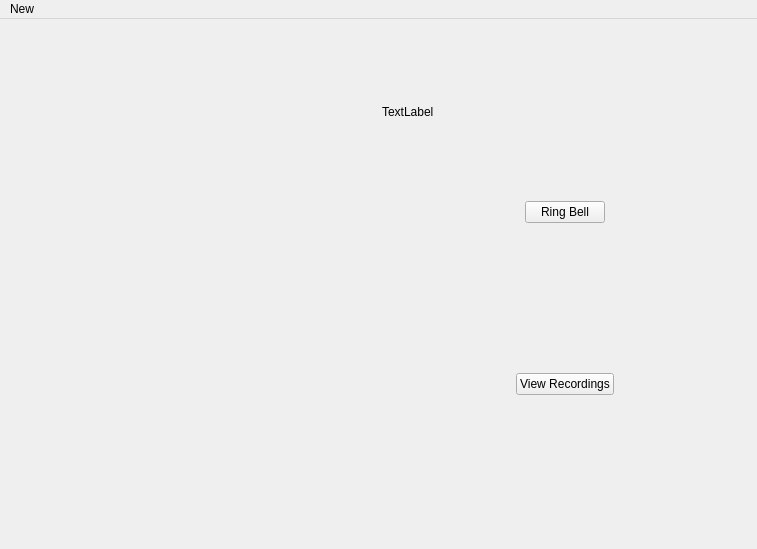
<?xml version="1.0" encoding="UTF-8"?>
<ui version="4.0">
 <class>MainWindow</class>
 <widget class="QMainWindow" name="MainWindow">
  <property name="geometry">
   <rect>
    <x>0</x>
    <y>0</y>
    <width>757</width>
    <height>549</height>
   </rect>
  </property>
  <property name="windowTitle">
   <string>MainWindow</string>
  </property>
  <widget class="QWidget" name="centralwidget">
   <layout class="QHBoxLayout" name="horizontalLayout">
    <item>
     <widget class="QLabel" name="cameraImage">
      <property name="text">
       <string/>
      </property>
     </widget>
    </item>
    <item>
     <layout class="QVBoxLayout" name="verticalLayout">
      <property name="sizeConstraint">
       <enum>QLayout::SetMaximumSize</enum>
      </property>
      <item>
       <widget class="QLabel" name="prediction">
        <property name="text">
         <string>TextLabel</string>
        </property>
       </widget>
      </item>
      <item alignment="Qt::AlignHCenter|Qt::AlignTop">
      <widget class="QPushButton" name="audioButton">
       <property name="text">
        <string>Ring Bell</string>
       </property>
      </widget>
     </item>
      <item alignment="Qt::AlignHCenter|Qt::AlignTop">
       <widget class="QPushButton" name="pushButton">
        <property name="text">
         <string>View Recordings</string>
        </property>
       </widget>
      </item>
     </layout>
    </item>
   </layout>
  </widget>
  <widget class="QMenuBar" name="menubar">
   <property name="geometry">
    <rect>
     <x>0</x>
     <y>0</y>
     <width>757</width>
     <height>21</height>
    </rect>
   </property>
   <widget class="QMenu" name="menuNew">
    <property name="title">
     <string>New</string>
    </property>
    <addaction name="actionAdd_New_User"/>
   </widget>
   <addaction name="menuNew"/>
  </widget>
  <action name="actionAdd_New_User">
   <property name="text">
    <string>Add New User</string>
   </property>
  </action>
 </widget>
 <resources/>
 <connections/>
</ui>
